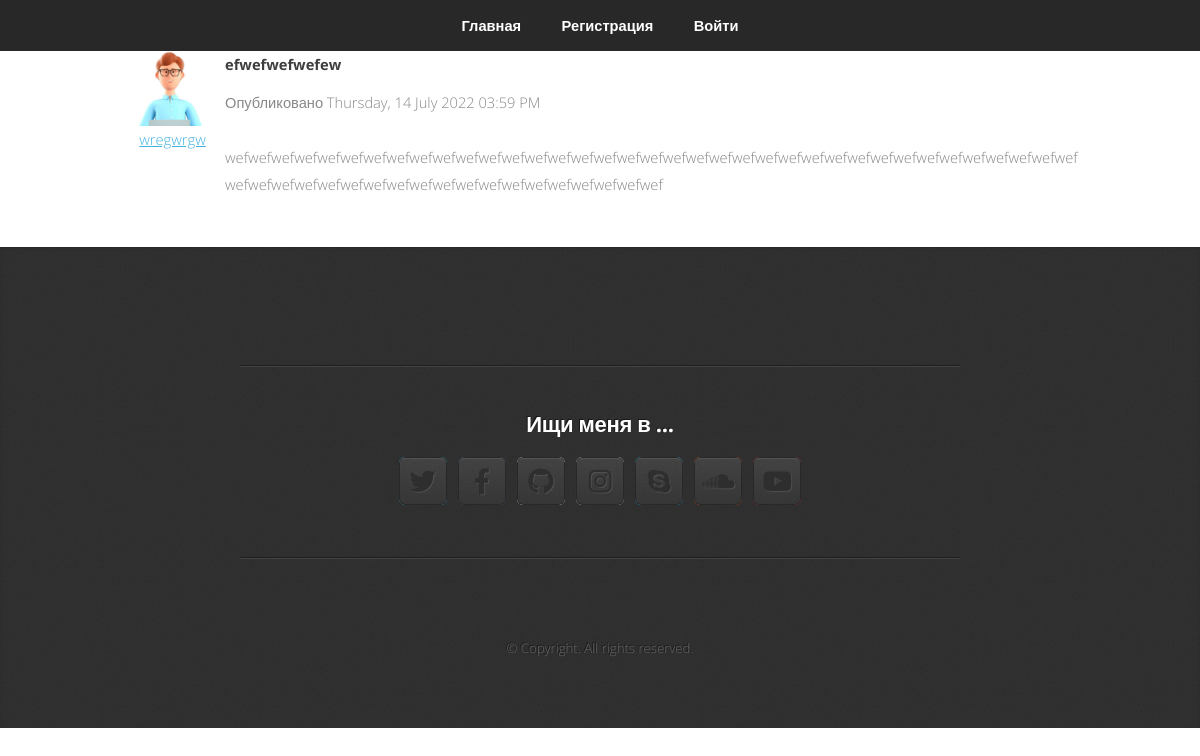
/post/1, run on the app's committed database.
### flask_personal_blog/models.py (models this page shows, shortened)
class User(db.Model, UserMixin):
    id = db.Column(db.Integer, primary_key=True)
    username = db.Column(db.String(20), unique=True, nullable=False)
    about_me = db.Column(db.Text)
    email = db.Column(db.String(120), unique=True, nullable=False)
    image_file = db.Column(db.String(20), nullable=False, default="default.png")
    password = db.Column(db.String(60), nullable=False)
    posts = db.relationship("Post", backref="author", lazy=True)

class Post(db.Model):
    id = db.Column(db.Integer, primary_key=True)
    title = db.Column(db.String(100), nullable=False)
    date_posted = db.Column(db.DateTime, nullable=False, default=datetime.utcnow)
    content = db.Column(db.Text, nullable=False)
    user_id = db.Column(db.Integer, db.ForeignKey("user.id"), nullable=False)

### flask_personal_blog/postapp/views.py (the view)
@posts.route("/post/<int:post_id>")
def post(post_id):
    post = Post.query.get_or_404(post_id)
    return render_template("post.html", title=post.title, post=post)

### flask_personal_blog/templates/post.html (shortened to what this page needs)
<!DOCTYPE html>
<html>
<head>
	<link rel="stylesheet" href="{{ url_for('static', filename='assets/css/main.css') }}" />
</head>
<body class="is-preload">
	<nav id="nav">
		<ul class="container">
			<li><a href="/">Главная</a></li>
			{% if current_user.is_authenticated %}
			<li><a href="{{ url_for('posts.allpost') }}">Посты</a></li>
			<li><a href="{{ url_for('posts.new_post') }}">Создать пост</a></li>
			<li><a href="{{ url_for('userapp.profile') }}">Профиль</a></li>
			<li><a href="{{ url_for('userapp.logout') }}">Выйти</a></li>
			{% else %}
			<li><a href="{{ url_for('userapp.register') }}">Регистрация</a></li>
			<li><a href="{{ url_for('userapp.login') }}">Войти</a></li>
			{% endif %}
		</ul>
	</nav>
	<div class="container" style="display: flex;">
	  <article class="media" style="display: flex; flex-direction: column;">
		<img class="rounded-circle article-img" style="margin-right: 5px;" src="{{ url_for('static', filename='profile_pics/' + post.author.image_file) }}">
		<a class="mr-2" href="{{ url_for('userapp.user_posts', username=post.author.username) }}" style="margin: 0 auto">{{ post.author.username }}</a>
	  </article>
	  <div class="card" style="margin-bottom: 20px;">
		<div class="card-body">
		  <h4 class="card-title">{{ post.title }}</h4>
		  <small>Опубликовано {{ post.date_posted.strftime('%A, %d %B %Y %I:%M %p') }}</small>
		  <br>
		  <br>
		  <p class="card-text">{{ post.content }}</p>
		</div>
	  </div>
	</div>
	<article id="contact" class="wrapper style4">
		<div class="container medium">
			<div class="row">
				<div class="col-12">
					<hr />
					<h3>Ищи меня в ...</h3>
					<ul class="social">
						<li>
							<a href="#" class="icon brands fa-twitter"><span class="label">Twitter</span></a>
						</li>
						<li>
							<a href="#" class="icon brands fa-facebook-f"><span class="label">Facebook</span></a>
						</li>
						<li>
							<a href="#" class="icon brands fa-github"><span class="label">Github</span></a>
						</li>
						<li>
							<a href="#" class="icon brands fa-instagram"><span class="label">Instagram</span></a>
						</li>
						<li>
							<a href="#" class="icon brands fa-skype"><span class="label">Skype</span></a>
						</li>
						<li>
							<a href="#" class="icon brands fa-soundcloud"><span class="label">Soundcloud</span></a>
						</li>
						<li>
							<a href="#" class="icon brands fa-youtube"><span class="label">YouTube</span></a>
						</li>
					</ul>
					<hr />
				</div>
			</div>
			<footer>
				<ul id="copyright">
					<li>&copy; Copyright. All rights reserved.</li>
				</ul>
			</footer>
		</div>
	</article>
</body>
</html>

### data on the page
User: image_file (placeholder picture), author.username "wregwrgw"
Post: title "efwefwefwefew", date_posted "Thursday, 14 July 2022 03:59 PM", content "wefwefwefwefwefwefwefwefwefwefwefwefwefwefwefwefwefwefwefwefwefwefwefwefwefwefwefwefwefwefwefwefwefwefwefwefwefwefwefwefwefwefwefwefwefwefwefwefwefwefwefwefwefwefwefwef"
